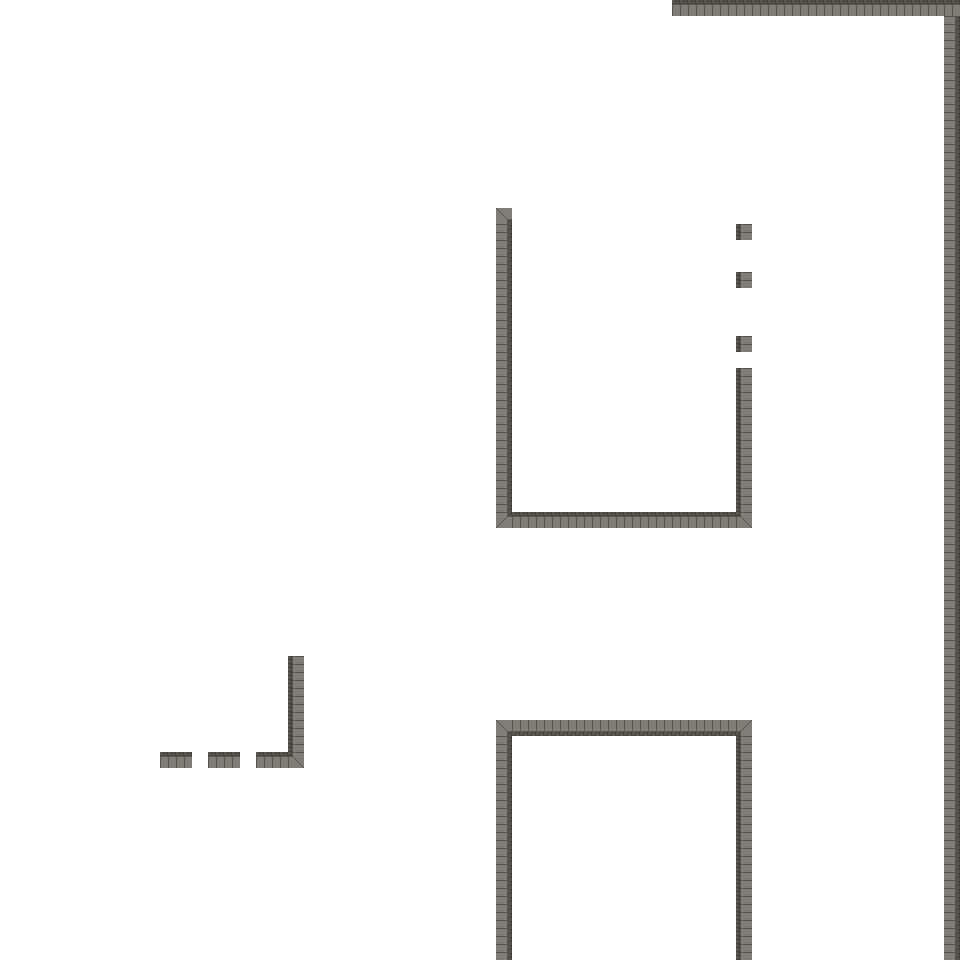

This game map was drawn from its Tiled (.tmx) file and the tilesets committed beside it. A one-line description and the trimmed map source follow:
An orthogonal 60x60 tile map with 16x16 px tiles, 1 tile layer (layer_side_walk), 6 hidden layers not drawn, 5 tilesets.

<map version="1.2" tiledversion="1.3.1" orientation="orthogonal" renderorder="right-down" compressionlevel="0" width="60" height="60" tilewidth="16" tileheight="16" infinite="0" nextlayerid="8" nextobjectid="1">
 <tileset firstgid="1" name="Building" tilewidth="16" tileheight="16" tilecount="256" columns="16">
  <image source="Building.png" width="256" height="256" />
 </tileset>
 <tileset firstgid="257" name="Sidewalk_dark" tilewidth="16" tileheight="16" tilecount="64" columns="8">
  <image source="Sidewalk_dark.png" width="128" height="128" />
 </tileset>
 <tileset firstgid="321" name="Street" tilewidth="16" tileheight="16" tilecount="1900" columns="50">
  <image source="Street.png" width="800" height="608" />
 </tileset>
 <tileset firstgid="2221" name="Objects" tilewidth="16" tileheight="16" tilecount="256" columns="16">
  <image source="Objects.png" width="256" height="256" />
 </tileset>
 <tileset firstgid="2477" name="Cars_final" tilewidth="16" tileheight="16" tilecount="528" columns="24">
  <image source="Cars_final.png" width="384" height="352" />
 </tileset>
 <layer id="1" name="layer_route" width="60" height="60" visible="0">
  <data>[3600 cells, 3600 non-empty, 11 distinct tile ids]</data>
 </layer>
 <layer id="3" name="layer_marquages" width="60" height="60" visible="0">
  <data>[3600 cells, 425 non-empty, 116 distinct tile ids]</data>
 </layer>
 <layer id="2" name="layer_side_walk" width="60" height="60">
  <data>[3600 cells, 3600 non-empty, 32 distinct tile ids]</data>
 </layer>
 <layer id="4" name="layer_buildings" width="60" height="60" visible="0">
  <data>[3600 cells, 1064 non-empty, 142 distinct tile ids]</data>
 </layer>
 <layer id="5" name="layer_marquages_parking" width="60" height="60" visible="0">
  <data>[3600 cells, 268 non-empty, 158 distinct tile ids]</data>
 </layer>
 <layer id="6" name="layer_cars" width="60" height="60" visible="0">
  <data>[3600 cells, 257 non-empty, 198 distinct tile ids]</data>
 </layer>
 <layer id="7" name="test_collision" width="60" height="60" visible="0">
  <data>[3600 cells, 0 non-empty, 0 distinct tile ids]</data>
 </layer>
</map>
